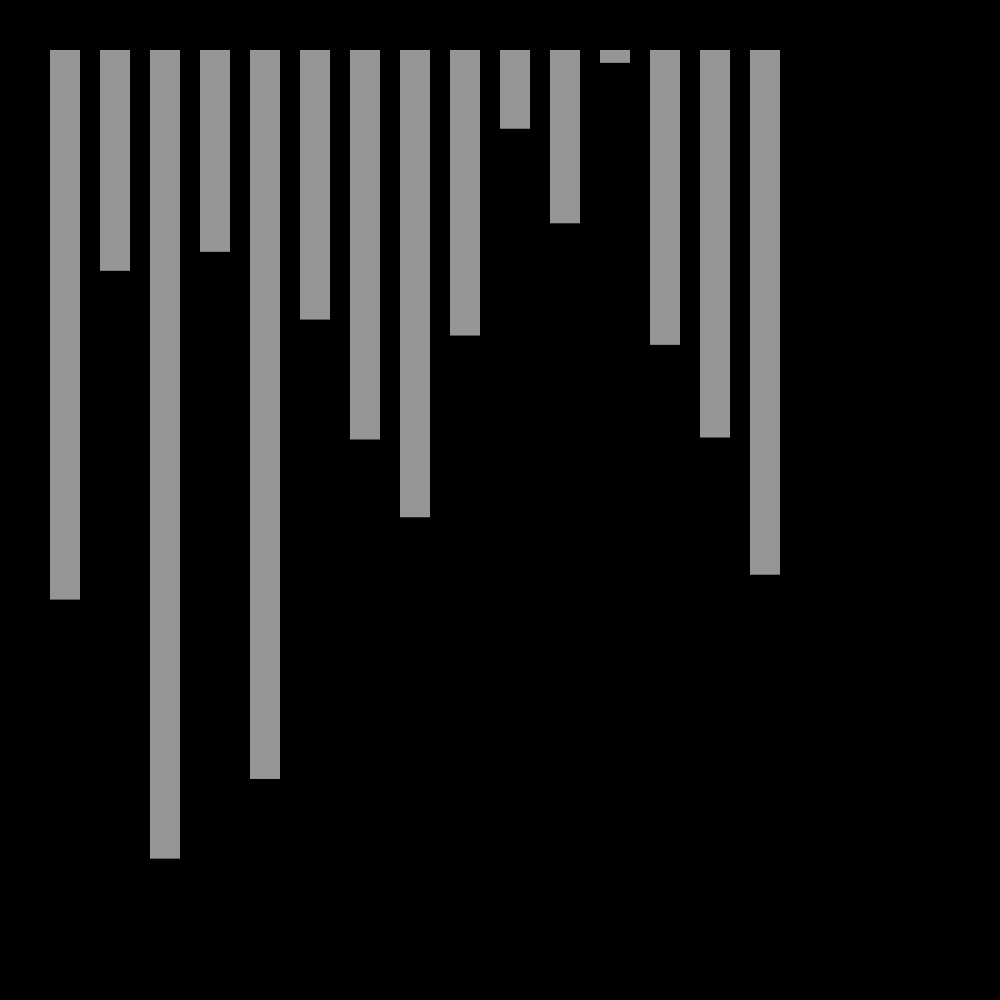
Frame 1 (no input)
Frame 60 (the mouse pressed at the canvas centre just before this capture): identical to frame 1, image omitted
Frame 120 (the mouse held since frame 60 and released just before this capture): identical to frame 1, image omitted

The Processing sketch that drew this single still picture (run headless with seeded random() and noise(); from frame 60 on, the mouse is pressed at the canvas centre):

// Processing sketch: bar_upside_down
// ── bar_upside_down.pde
int x = 50;
int y = 50;
int w = 30;

void setup() {
  background(0);
  size(1000, 1000);
  
  for (int i = 0; i < 15; i++) {
    fill(255, 255, 255, 150);
    noStroke();
    rect(x, y, w, random(850));
    x = x + 50;
  }
}

void draw() {
  
}
